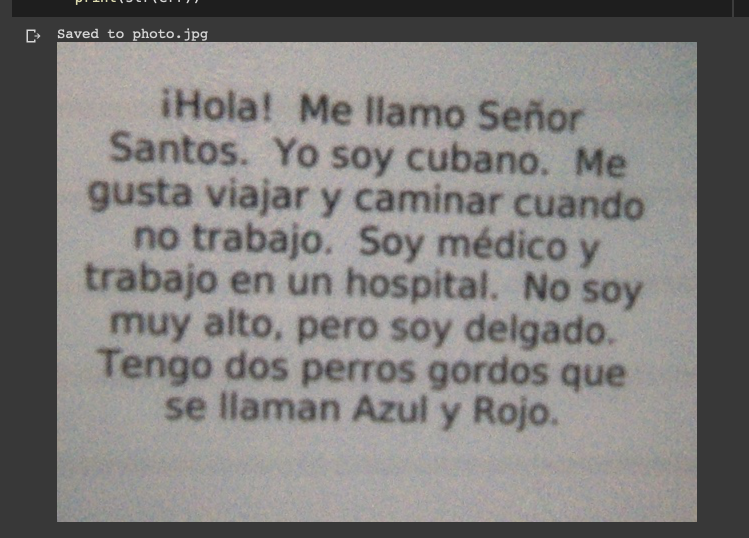
#> input picture Assets/Image_1.png, 1498 x 1076 px, given in place of the camera (shown at 1/2 size)
$ python ocr1.py
#> lines starting #> are read from the running program, lines starting #| are printed output that depends on the picture; after the words box and inside, x2 and y2 are one past the last pixel; in counts of white or black regions, pixels touching at a corner belong together
#> further down, frame is the input picture: shape (1076, 1498, 3); mean B, G, R 124.3, 125.9, 128.1
import cv2
import pytesseract
import numpy as np
pytesseract.pytesseract.tesseract_cmd = 'C:/Program Files/Tesseract-OCR/tesseract.exe'

def rescale(frame, scale=0.75):
#> called with scale = 0.75
    width = int(frame.shape[1] * scale)
#> width = 1123
    height = int(frame.shape[0] * scale)
#> height = 807
    dimension = (width,height)
#> dimension = (1123, 807)
    return cv2.resize(frame, dimension, interpolation=cv2.INTER_CUBIC)
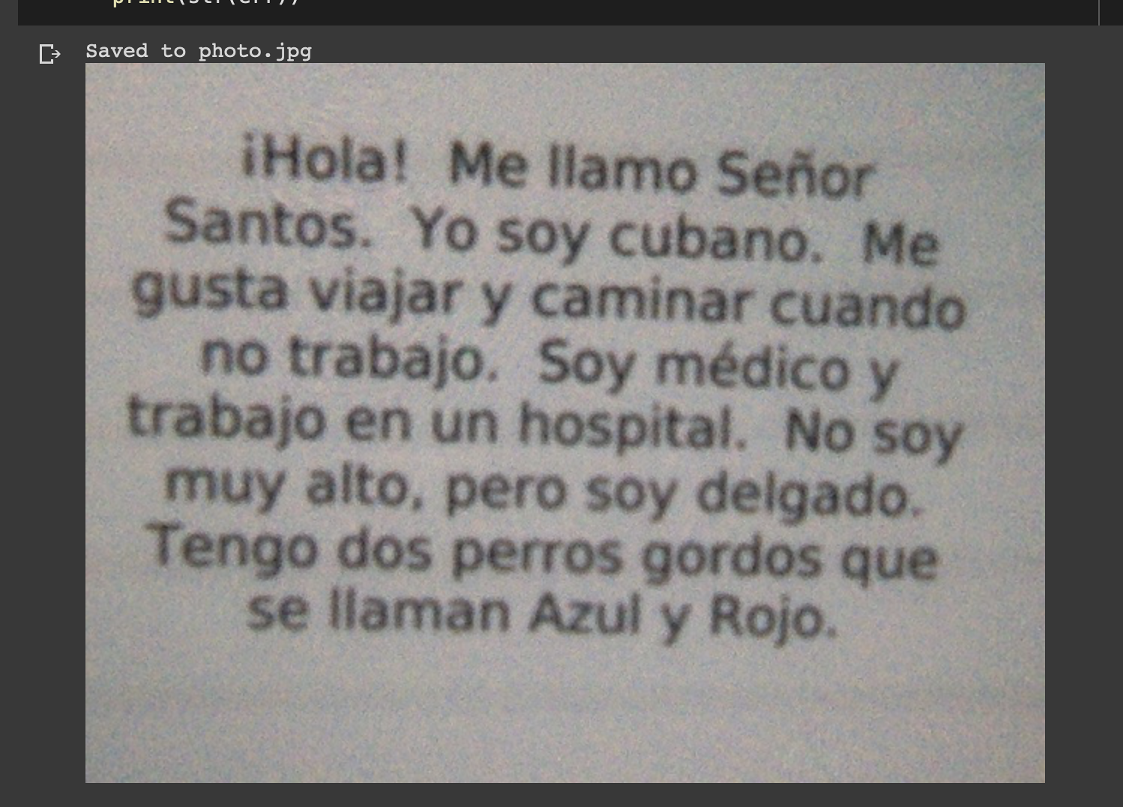
#> returned value: shape (807, 1123, 3); mean of channels 0, 1, 2 124.3, 125.9, 128.1; drawn as B, G, R

kernal = np.ones((5,5),np.uint8)
#img = cv2.imread('C:/Users/sachin/Downloads/ocr2.jpg')
capture = cv2.VideoCapture(0)

while True:
    isTrue, frame = capture.read()

    frame = rescale(frame)
    gray = cv2.cvtColor(frame,cv2.COLOR_BGR2GRAY)
    ret, thresh = cv2.threshold(gray, 15, 255, cv2.THRESH_OTSU, cv2.THRESH_BINARY)
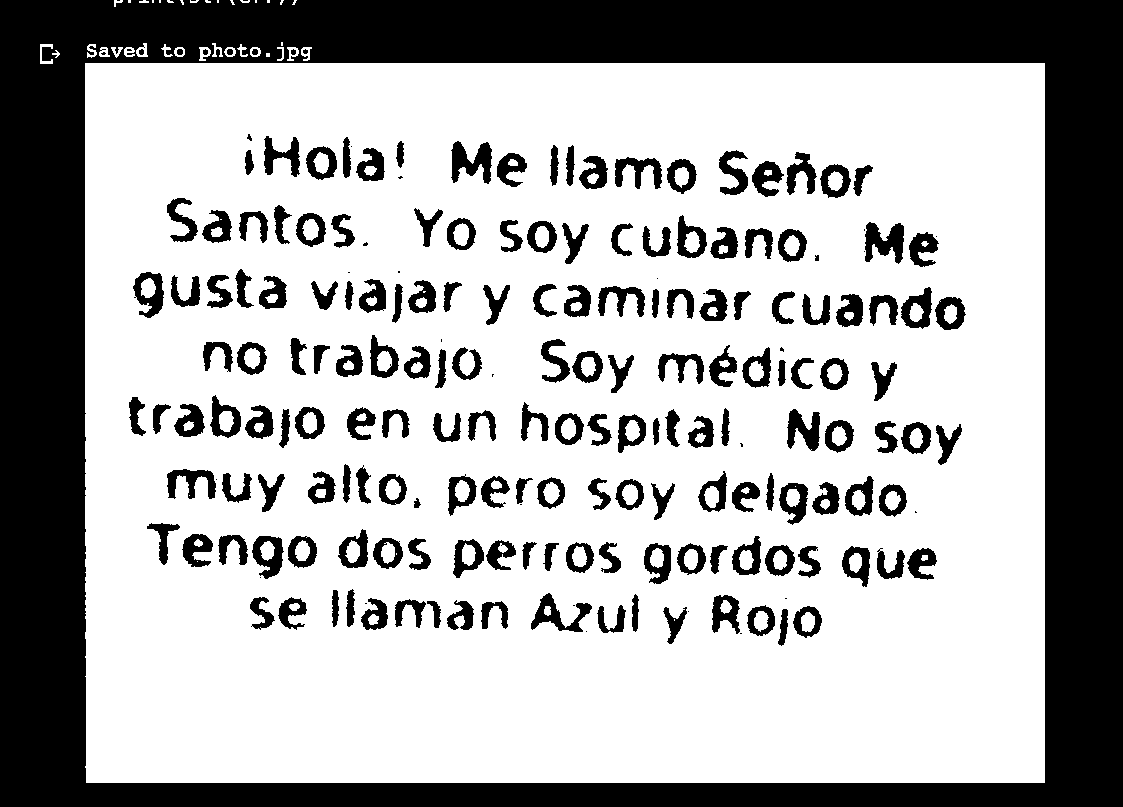
#> thresh: shape (807, 1123); 68% white; 206 black regions (30 under 20 px), largest, box (x1, y1, x2, y2) and area: (0, 0, 1123, 807) 213595, (451, 141, 492, 184) 1004, (865, 222, 904, 264) 1001
#> ret = 109
    #gaussian = cv2.GaussianBlur(thresh,(5,5),0)
    median = cv2.medianBlur(thresh,ksize = 5)
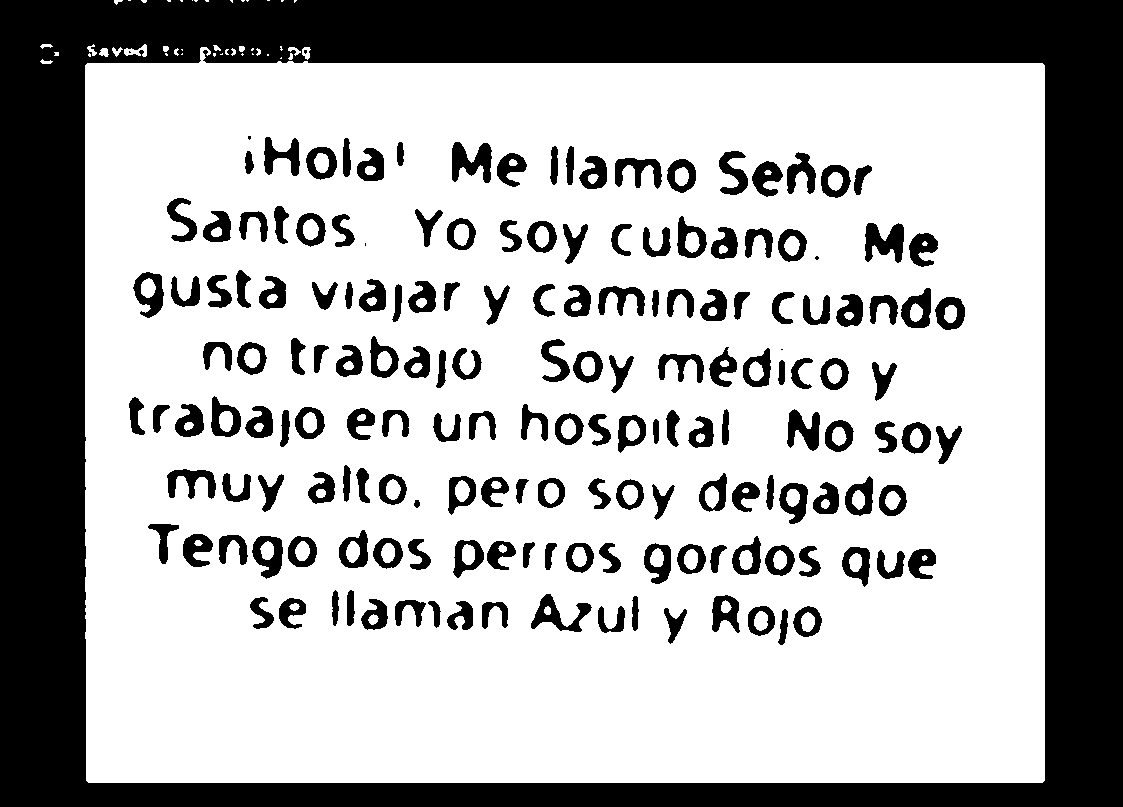
#> median: shape (807, 1123); 68% white; 174 black regions (6 under 20 px), largest, box (x1, y1, x2, y2) and area: (0, 0, 1123, 807) 214233, (865, 223, 904, 263) 996, (452, 142, 492, 183) 990


    print(pytesseract.image_to_string(median))
#> (this line was passed over: pytesseract is not available in this run)

#> (the run stopped early here; a loop or call above may not have finished)

$ run again, on Assets/Image_2.png
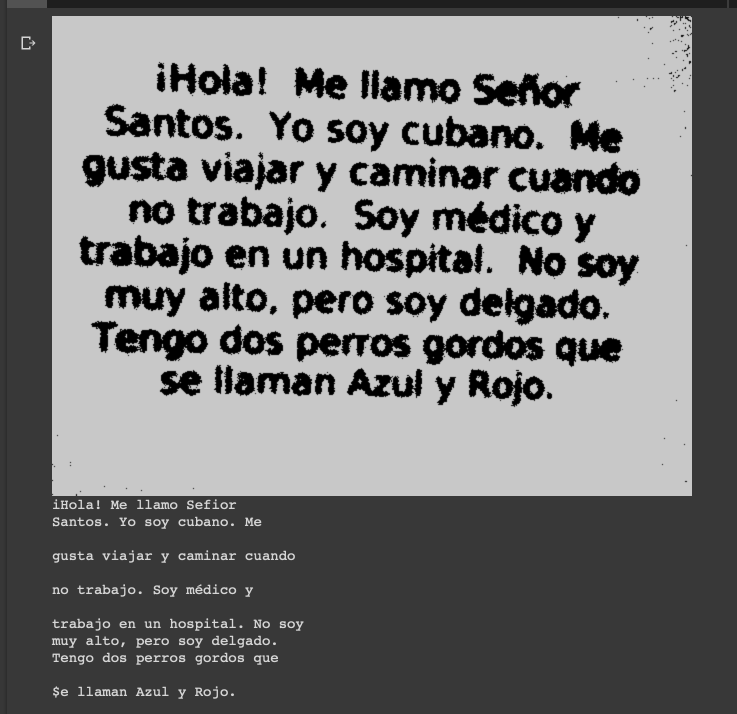
#> input picture Assets/Image_2.png, 1474 x 1428 px, given in place of the camera (shown at 1/2 size)
#> frame is the input picture: shape (1428, 1474, 3); min 0, max 213, mean 120.5
#> `ret, thresh = cv2.threshold(gray, 15, 255, cv2.THRESH_OTSU, cv2.THRESH..`:
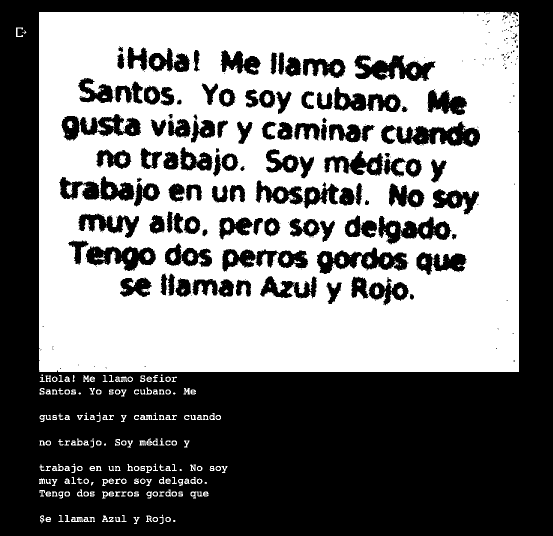
#> thresh: shape (1071, 1105) (shown at 1/2 size); 48.6% white; 385 white regions (150 under 20 px), largest, box (x1, y1, x2, y2) and area: (78, 24, 1038, 744) 555839, (453, 314, 466, 334) 203, (132, 369, 145, 390) 185
#> ret = 122
#> `median = cv2.medianBlur(thresh,ksize = 5)`:
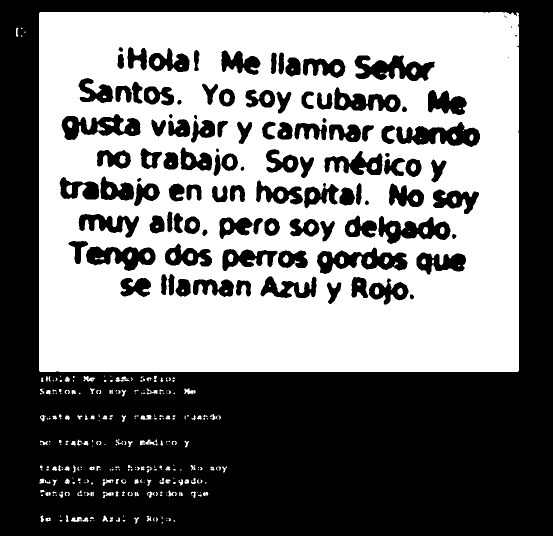
#> median: shape (1071, 1105) (shown at 1/2 size); 48.2% white; 379 white regions (179 under 20 px), largest, box (x1, y1, x2, y2) and area: (78, 24, 1038, 744) 556565, (453, 314, 466, 334) 196, (293, 311, 305, 331) 188

$ run again, on Assets/Image_3.png
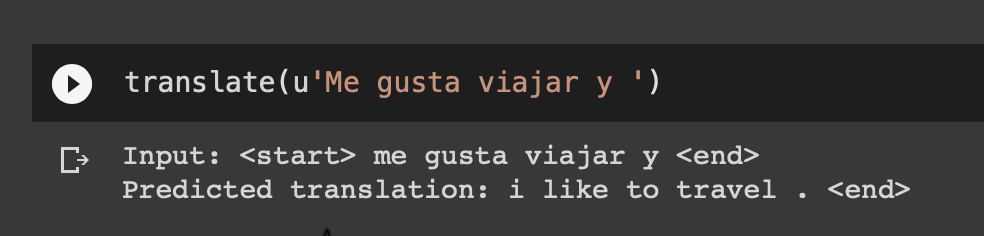
#> input picture Assets/Image_3.png, 984 x 236 px, given in place of the camera
#> frame is the input picture: shape (236, 984, 3); mean B, G, R 55.5, 55.7, 56.1
#> `ret, thresh = cv2.threshold(gray, 15, 255, cv2.THRESH_OTSU, cv2.THRESH..`:
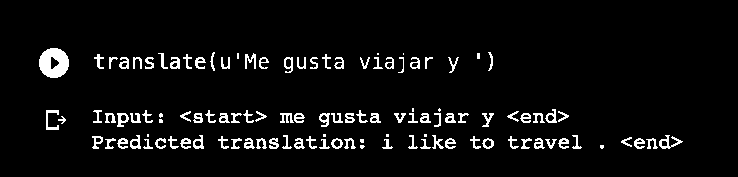
#> thresh: shape (177, 738); 5.1% white in thin lines or dots, all inside (x1, y1, x2, y2) = (39, 48, 683, 149)
#> ret = 121
#> `median = cv2.medianBlur(thresh,ksize = 5)`:
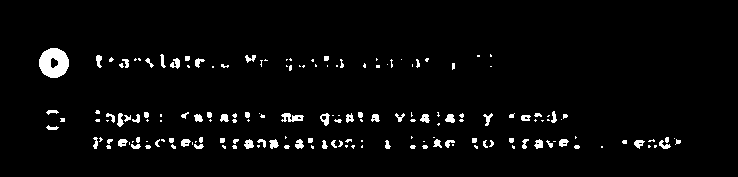
#> median: shape (177, 738); 3.3% white; 170 white regions (97 under 20 px), largest, box (x1, y1, x2, y2) and area: (39, 48, 69, 78) 656, (281, 113, 304, 122) 126, (320, 113, 330, 126) 70

$ run again, on Assets/Image_4.png
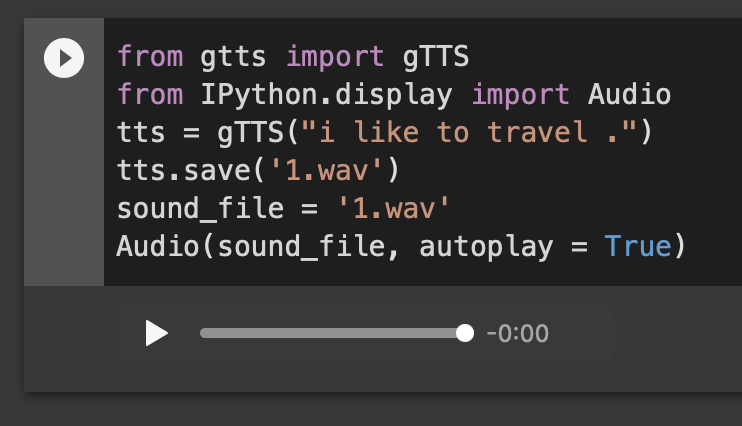
#> input picture Assets/Image_4.png, 742 x 426 px, given in place of the camera
#> frame is the input picture: shape (426, 742, 3); mean B, G, R 52.9, 52.6, 53.3
#> `ret, thresh = cv2.threshold(gray, 15, 255, cv2.THRESH_OTSU, cv2.THRESH..`:
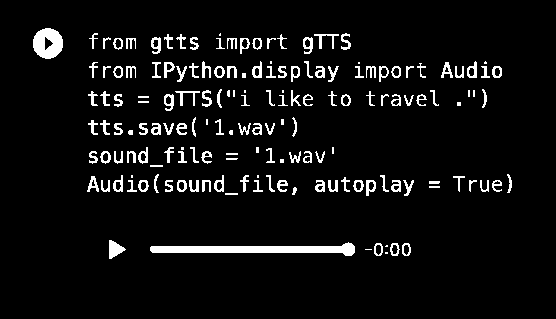
#> thresh: shape (319, 556); 6% white; 161 white regions (23 under 20 px), largest, box (x1, y1, x2, y2) and area: (150, 242, 355, 256) 1488, (33, 28, 63, 59) 677, (109, 240, 126, 259) 189
#> ret = 113
#> `median = cv2.medianBlur(thresh,ksize = 5)`:
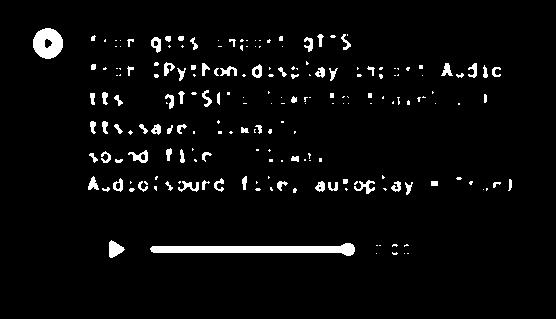
#> median: shape (319, 556); 3.9% white; 200 white regions (121 under 20 px), largest, box (x1, y1, x2, y2) and area: (150, 243, 355, 256) 1480, (33, 28, 63, 59) 680, (109, 240, 125, 258) 179
